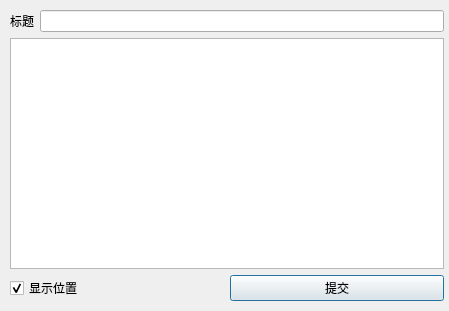
<?xml version="1.0" encoding="UTF-8"?>
<ui version="4.0">
 <class>missionEditor</class>
 <widget class="QDialog" name="missionEditor">
  <property name="geometry">
   <rect>
    <x>0</x>
    <y>0</y>
    <width>449</width>
    <height>311</height>
   </rect>
  </property>
  <property name="windowTitle">
   <string>Dialog</string>
  </property>
  <widget class="QWidget" name="verticalLayoutWidget">
   <property name="geometry">
    <rect>
     <x>10</x>
     <y>10</y>
     <width>434</width>
     <height>291</height>
    </rect>
   </property>
   <layout class="QVBoxLayout" name="verticalLayout">
    <item>
     <layout class="QHBoxLayout" name="horizontalLayout_2">
      <item>
       <widget class="QLabel" name="label_2">
        <property name="text">
         <string>标题</string>
        </property>
       </widget>
      </item>
      <item>
       <widget class="QLineEdit" name="lineEdit_title"/>
      </item>
     </layout>
    </item>
    <item>
     <widget class="QTextEdit" name="textEdit"/>
    </item>
    <item>
     <layout class="QHBoxLayout" name="horizontalLayout">
      <item>
       <widget class="QCheckBox" name="checkBox_showPosi">
        <property name="text">
         <string>显示位置</string>
        </property>
        <property name="checked">
         <bool>true</bool>
        </property>
       </widget>
      </item>
      <item>
       <widget class="QPushButton" name="pushButton">
        <property name="text">
         <string>提交</string>
        </property>
       </widget>
      </item>
     </layout>
    </item>
   </layout>
  </widget>
 </widget>
 <resources/>
 <connections/>
</ui>
